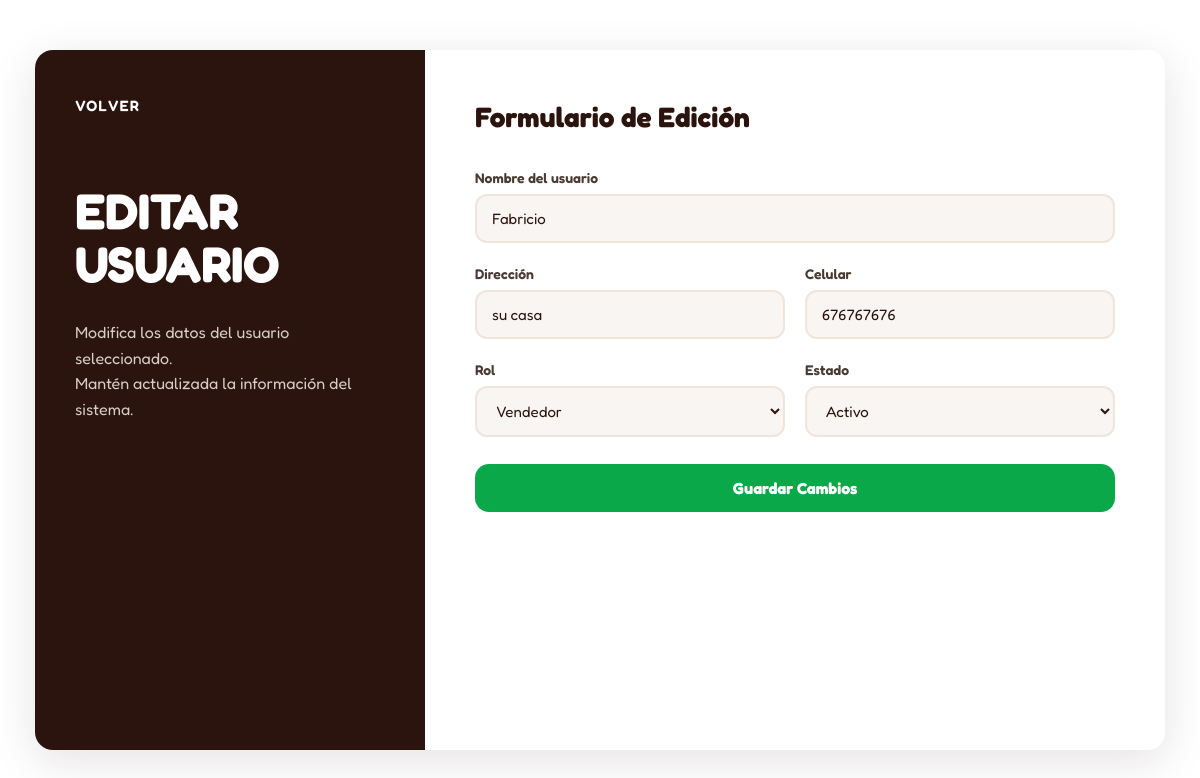
The page /Usuarios/editarusuario.php?CI=13529375 on the database its author committed.
### tables this page shows
CREATE TABLE IF NOT EXISTS `usuarios` (
  `CI` INT NOT NULL AUTO_INCREMENT,
  `nombre` VARCHAR(45) NULL,
  `direccion` VARCHAR(45) NULL,
  `celular` VARCHAR(45) NULL,
  `rol` VARCHAR(45) NULL,
  `estado` VARCHAR(45) NULL,
  PRIMARY KEY (`CI`));

### Usuarios/editarusuario.php (the view, shortened to what this page needs)
<?php
$nombreServidor = "localhost";
$nombreUsuario = "root";
$contraseñaBaseDeDatos = "";
$nombreBaseDeDatos = "organiczoneBD";
$conn = new mysqli(
    $nombreServidor,
    $nombreUsuario,
    $contraseñaBaseDeDatos,
    $nombreBaseDeDatos
);
$CI = $_GET['CI'];
$sql = "SELECT * FROM usuarios WHERE CI = $CI";
$resultado = $conn->query($sql);
if ($resultado->num_rows > 0) {
    $fila = $resultado->fetch_assoc();
    $nombre = $fila['nombre'];
    $direccion = $fila['direccion'];
    $celular = $fila['celular'];
    $rol = $fila['rol'];
    $estado = $fila['estado'];
}
?>
<!DOCTYPE html>
<html lang="es">
<head>
</head>
<body>
<section class="principal-grid">
    <section class="section-negro">
        <nav class="nav-inner">
            <a href="leerusuarios.php">
                VOLVER
            </a>
        </nav>
        <h1 class="contrato-titulo">
            EDITAR<br>
            USUARIO
        </h1>
        <p class="desc">
            Modifica los datos del usuario seleccionado.<br>
            Mantén actualizada la información del sistema.
        </p>
    </section>
    <section class="section-blanco">
        <h2>
            Formulario de Edición
        </h2>
        <form
            class="forma"
            action="registroeditarusuario.php"
            method="post"
        >
            <label>
                Nombre del usuario
            </label>
            <input
                type="text"
                name="nombre"
                value="<?= $nombre ?>"
                required
            >
            <div class="fil">
                <div>
                    <label>
                        Dirección
                    </label>
                    <input
                        type="text"
                        name="direccion"
                        value="<?= $direccion ?>"
                        required
                    >
                </div>
                <div>
                    <label>
                        Celular
                    </label>
                    <input
                        type="text"
                        name="celular"
                        value="<?= $celular ?>"
                        required
                    >
                </div>
            </div>
            <div class="fil">
                <div>
                    <label>
                        Rol
                    </label>
                    <select
                        name="rol"
                        required
                    >
                        <option
                            value="usuario"
                            <?= $rol == 'vendedor' ? 'selected' : '' ?>
                        >
                            Vendedor
                        </option>
                    </select>
                </div>
                <div>
                    <label>
                        Estado
                    </label>
                    <select
                        name="estado"
                        required
                    >
                        <option
                            value="activo"
                            <?= $estado == 'activo' ? 'selected' : '' ?>
                        >
                            Activo
                        </option>
                    </select>
                </div>
            </div>
            <button type="submit">
                Guardar Cambios
            </button>
        </form>
    </section>
</section>
</body>
</html>

### Usuarios/editarusuario.php (style rules this page uses)
* { box-sizing: border-box; }
html, body { height: 100%; margin: 0; padding: 0; background: #ffffff; font-family: 'Fredoka', Arial, sans-serif; color: #2B140D; }
body { display: flex; justify-content: center; align-items: center; padding: 35px; }
.principal-grid { display: grid; grid-template-columns: 390px 1fr; width: 96vw; max-width: 1400px; min-height: 700px; background: #ffffff; border-radius: 18px; overflow: hidden; box-shadow: 0 10px 45px rgba(43, 20, 13, 0.12); }
.section-negro { background: #2B140D; color: #ffffff; padding: 45px 40px; }
.nav-inner { margin-bottom: 70px; }
.nav-inner a { color: #ffffff; text-decoration: none; font-size: 15px; font-weight: 600; letter-spacing: 1px; transition: 0.3s ease; }
.contrato-titulo { font-size: 50px; line-height: 1.05; font-weight: 700; margin: 0 0 30px 0; color: #ffffff; }
.desc { color: #d6ccc8; margin-top: 25px; font-size: 16px; line-height: 1.6; }
.section-blanco { background: #ffffff; padding: 50px; }
.section-blanco h2 { margin: 0 0 35px 0; color: #2B140D; font-size: 28px; font-weight: 700; }
.forma { width: 100%; }
.forma label { display: block; font-size: 14px; font-weight: 600; color: #4a3a34; margin-bottom: 8px; }
.forma input, .forma select { width: 100%; border: 2px solid #eee5df; border-radius: 12px; margin-bottom: 22px; padding: 13px 15px; font-family: 'Fredoka', Arial, sans-serif; font-size: 15px; color: #2B140D; background: #f8f5f2; outline: none; transition: 0.3s ease; }
.forma .fil { display: flex; gap: 20px; width: 100%; }
.forma .fil div { width: 100%; }
.forma button { width: 100%; background: #0ba84a; color: #ffffff; border: none; padding: 14px; font-family: 'Fredoka', Arial, sans-serif; font-size: 16px; font-weight: 700; cursor: pointer; border-radius: 14px; transition: 0.3s ease; margin-top: 5px; }

### rows shown on the page
usuarios: nombre "Fabricio", direccion "su casa", celular "676767676", rol "Vendedor", estado "Activo"
